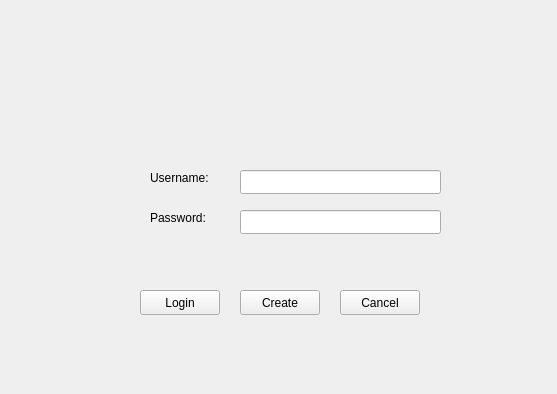
<?xml version="1.0" encoding="UTF-8"?>
<ui version="4.0">
 <class>LoginState</class>
 <widget class="QWidget" name="LoginState">
  <property name="geometry">
   <rect>
    <x>0</x>
    <y>0</y>
    <width>557</width>
    <height>394</height>
   </rect>
  </property>
  <property name="windowTitle">
   <string>Form</string>
  </property>
  <widget class="QLabel" name="usernameLabel">
   <property name="geometry">
    <rect>
     <x>150</x>
     <y>170</y>
     <width>81</width>
     <height>16</height>
    </rect>
   </property>
   <property name="text">
    <string>Username:</string>
   </property>
  </widget>
  <widget class="QLineEdit" name="usernameLine">
   <property name="geometry">
    <rect>
     <x>240</x>
     <y>170</y>
     <width>201</width>
     <height>24</height>
    </rect>
   </property>
  </widget>
  <widget class="QLabel" name="passwordLabel">
   <property name="geometry">
    <rect>
     <x>150</x>
     <y>210</y>
     <width>81</width>
     <height>16</height>
    </rect>
   </property>
   <property name="text">
    <string>Password:</string>
   </property>
  </widget>
  <widget class="QLineEdit" name="passwordLine">
   <property name="geometry">
    <rect>
     <x>240</x>
     <y>210</y>
     <width>201</width>
     <height>24</height>
    </rect>
   </property>
   <property name="echoMode">
    <enum>QLineEdit::Password</enum>
   </property>
  </widget>
  <widget class="QPushButton" name="loginButton">
   <property name="geometry">
    <rect>
     <x>140</x>
     <y>290</y>
     <width>80</width>
     <height>25</height>
    </rect>
   </property>
   <property name="text">
    <string>Login</string>
   </property>
  </widget>
  <widget class="QPushButton" name="createButton">
   <property name="geometry">
    <rect>
     <x>240</x>
     <y>290</y>
     <width>80</width>
     <height>25</height>
    </rect>
   </property>
   <property name="text">
    <string>Create</string>
   </property>
  </widget>
  <widget class="QPushButton" name="cancelButton">
   <property name="geometry">
    <rect>
     <x>340</x>
     <y>290</y>
     <width>80</width>
     <height>25</height>
    </rect>
   </property>
   <property name="text">
    <string>Cancel</string>
   </property>
  </widget>
  <widget class="QLabel" name="notifyLabel">
   <property name="geometry">
    <rect>
     <x>140</x>
     <y>60</y>
     <width>311</width>
     <height>61</height>
    </rect>
   </property>
   <property name="palette">
    <palette>
     <active>
      <colorrole role="WindowText">
       <brush brushstyle="SolidPattern">
        <color alpha="255">
         <red>170</red>
         <green>0</green>
         <blue>0</blue>
        </color>
       </brush>
      </colorrole>
     </active>
     <inactive>
      <colorrole role="WindowText">
       <brush brushstyle="SolidPattern">
        <color alpha="255">
         <red>170</red>
         <green>0</green>
         <blue>0</blue>
        </color>
       </brush>
      </colorrole>
     </inactive>
     <disabled>
      <colorrole role="WindowText">
       <brush brushstyle="SolidPattern">
        <color alpha="127">
         <red>255</red>
         <green>255</green>
         <blue>255</blue>
        </color>
       </brush>
      </colorrole>
     </disabled>
    </palette>
   </property>
   <property name="font">
    <font>
     <pointsize>16</pointsize>
     <weight>75</weight>
     <bold>true</bold>
    </font>
   </property>
   <property name="text">
    <string/>
   </property>
  </widget>
 </widget>
 <resources/>
 <connections/>
</ui>
